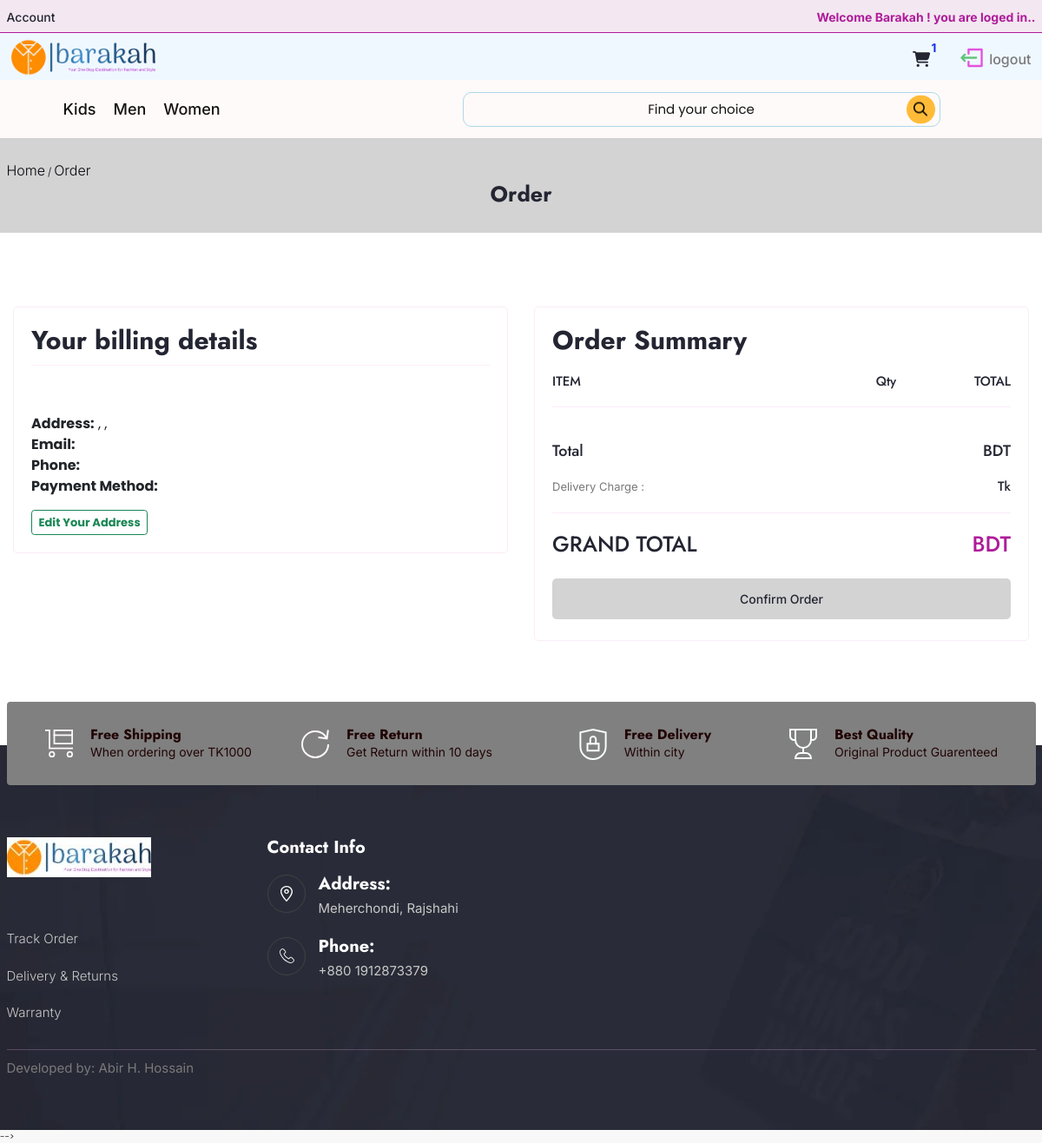
Page /incart/checkout/neworder (signed in) on the committed database.
### Accounts/models.py (models this page shows, shortened)
class User(AbstractBaseUser):
    SHOPE    = 1
    CUSTOMER= 2
    ROLE_CHOICE =(
        (SHOPE,'Shope'),
        (CUSTOMER,'Customer'),
    )
    first_name = models.CharField(max_length=100)
    last_name = models.CharField(max_length=100)
    username = models.CharField(max_length=100,unique=True)
    email   = models.EmailField(max_length=100,unique=True)
    phone_no = models.CharField(max_length=13,null=True,blank=True)
    role    = models.PositiveSmallIntegerField(choices=ROLE_CHOICE,blank=True,null=True)
    checkbox = models.BooleanField(default=False)
    date_created = models.DateTimeField(auto_now_add=True)
    date_login = models.DateTimeField(auto_now_add=True)
    date_updated = models.DateTimeField(auto_now_add=True)
    is_active = models.BooleanField(default=False)
    is_admin = models.BooleanField(default=False)
    is_staff = models.BooleanField(default=False)
    is_superuser = models.BooleanField(default=False)
    USERNAME_FIELD = "email"
    REQUIRED_FIELDS = ['username','first_name','last_name']
    objects = UserManager()

### Category/models.py (models this page shows, shortened)
class CATEGORY(models.Model):
    title       = models.CharField(max_length=50)
    slug        = models.CharField(max_length=50)
    description = models.TextField(max_length=250,null=True,blank=True)
    cat_image   = models.ImageField(upload_to='categories',blank=True)
    is_active   =  models.BooleanField(default=True)
    class Meta():
        verbose_name_plural = "CATEGORYIES"
    def get_category_url(self):
        return reverse('cat_item',args=[self.slug])

### Orders/views.py (the view, shortened to what this page needs)
# urls.py: path('incart/checkout/neworder',views.newOrders,name='neworder'),
def newOrders(request,total=0,delivery_charge=0,Grand_Total=0):
    myCart = CART.objects.filter(user=request.user)
    cart_count = myCart.count()
    if cart_count == 0:
        return redirect('index')
    for i in myCart:
        total += (i.qty * i.product.product_price)
    delivery_charge = 100
    Grand_Total = total+delivery_charge
    return render(request,'Orders/neworders.html',)

### Cart/context_processors.py (called while the page is built)
def get_cart_items(request):
    items_in_cart = 0
    if request.user.is_authenticated:
        try:
            cart_items = CART.objects.filter(user=request.user)
            if cart_items:
                for cart_item in cart_items:
                    items_in_cart += cart_item.qty
            else:
                items_in_cart=0
        except:
            items_in_cart=0
    return dict(items_in_cart=items_in_cart)

### Category/context_processors.py (called while the page is built)
def categoryLink(request):
    Catglinks = CATEGORY.objects.all()
    sublinks  = SUBCATEGORY.objects.filter(category__in=Catglinks)
    return dict(catglinks=Catglinks,
        sublinks=sublinks,)

### templates/Orders/neworders.html (shortened to what this page needs)
{% extends 'common/base.html' %}
{% load static %}
{% load mathfilters %}
{% block content %}
    <section class="blog about-blog">
        <div class="container">
            <div class="blog-bradcrum">
                <span><a href="index.html">Home</a></span>
                <span class="devider">/</span>
                <span><a href="#">Order</a></span>
            </div>
            <div class="blog-heading about-heading">
                <h1 class="heading">Order</h1>
            </div>
        </div>
    </section>
    <section class="checkout product footer-padding">
        <div class="container">
            <div class="checkout-section">
                <div class="row gy-5">
                    <div class="col-lg-6">
                        <div class="checkout-wrapper">
                            {% if user.is_authenticated %}
                            <div class="account-section billing-section">
                                <h5 class="wrapper-heading">Your billing details</h5><hr>
                                <div class="review-form">
                                    <div style="font-size: large;"><b>{{ order.name }}</b></div><br>
                                    <div style="font-size: medium;"><strong>Address:</strong> {{order.address}}, {{ order.district }}, {{ order.country }}</div>
                                    <div style="font-size: medium;"><strong>Email:</strong> {{ order.email }}</div>
                                    <div style="font-size: medium;"><strong>Phone: </strong>{{ order.phone_no }}</div>
                                    <div style="font-size: medium;"><strong>Payment Method:</strong> {{order.paymentMethod}}</div>
                                    <br>
                                    <div><a href="{% url 'mycheckout' %}" class="btn btn-outline-success" style="font-size: small;"><strong>Edit Your Address</strong></a></div>
                                </div>
                            </div>
                            {% endif %}
                        </div>
                    </div>
                    <div class="col-lg-6">
                        <div class="checkout-wrapper">
                            <div class="account-section billing-section">
                                <h5 class="wrapper-heading">Order Summary</h5>
                                <div class="order-summery">
                                    <div class="subtotal product-total">
                                        <h5 class="wrapper-heading">ITEM</h5>
                                        <h5 class="wrapper-heading" style="position: relative;left: 125px;">Qty</h5>
                                        <h5 class="wrapper-heading">TOTAL</h5>
                                    </div>
                                    <hr>
                                    <div class="subtotal product-total">
                                        <h5 class="wrapper-heading" style="font-size: large;">Total</h5>
                                        <h5 class="wrapper-heading" style="font-size: large;">BDT {{total}}</h5>
                                    </div>
                                    <div class="subtotal product-total">
                                        <ul class="product-list">
                                            <li>
                                                <div class="product-info">
                                                    <p class="paragraph">Delivery Charge :</p>
                                                </div>
                                                <div class="price">
                                                    <h5 class="wrapper-heading">Tk {{delivery_charge}}</h5>
                                                </div>
                                            </li>
                                        </ul>
                                    </div>
                                    <hr>
                                    <div class="subtotal total">
                                        <h5 class="wrapper-heading">GRAND TOTAL</h5>
                                        <h5 class="wrapper-heading price">BDT {{Grand_Total}}</h5>
                                    </div>
                                    <a href="{% url 'orderconfirm' orderno=order.orderNo %}" class="shop-btn" style="margin-top: 5px;">Confirm Order</a>
                                </div>
                            </div>
                        </div>
                    </div>
                </div>
            </div>
        </div>
    </section>
{% endblock content %}

### templates/common/navbar.html (shortened to what this page needs)
{% load static %}
<header id="header" class="header">
    <div class="header-top-section">
        <div class="container">
            <div class="header-top">
              <div class="header-profile">
                  <a href="#"><span>Account</span></a>
              </div>
                <div class="header-contact">
                {% if user.is_authenticated %}
                  <a href="#">
                      <span class="contact-number">Welcome {{user.first_name}} ! you are loged in..</span>
                  </a>
                  {% endif %}
                </div>
            </div>
        </div>
    </div>
    <div class="header-center-section d-none d-lg-block" style="background-color:aliceblue;">
        <div class="container">
            <div class="header-center">
                <div class="logo">
                  <a href="{% url 'index' %}">
                      <img src="{% static 'assets/images/logos/barakah-one.webp' %}" alt="logo">
                  </a>
                </div>
                <div class="header-cart-items">
                    <div class="header-cart">
                        {% if user.is_authenticated %}
                        <a href="{% url 'incart' %}" class="cart-item">
                            <i class="fa-solid fa-cart-shopping"></i>
                            <span class="badge badge-warning" id="cartCounter" style="border-radius: 50px; position: relative;bottom: 10px;left: -10px;color: rgb(15, 47, 232);">{{items_in_cart}}</span>
                        </a>
                        {% endif %}
                    </div>
                    {% if user.is_authenticated %}
                    <div class="header-compaire">
                        <a href="{% url 'logout' %}" class="cart-item">
                            <span>
                            </span>
                            <span class="cart-text ">
                                logout
                            </span>
                        </a>
                    </div>
                    {% endif %}
                </div>
            </div>
        </div>
    </div>
    <div class="header-bottom d-lg-block d-none">
        <div class="container">
            <div class="header-nav">
                <div class="header-nav-menu navbar navbar-inverse">
                    <ul class="menu-list">
                        {% for category in catglinks %}
                        <li>
                            <a href="{{category.get_category_url}}">
                                <span class="list-text">{{category.title}}</span>
                            </a>
                        </li>
                        {% endfor %}
                    </ul>
                </div>
                <div class="search-box d-flex position-absolute top-50 end-0 translate-middle-y">
                    <form action="{% url 'search' %}" method="GET" class="search-bar">
                        <input class="input position-absolute top-50 start-50 translate-middle text-center fs-4 text" placeholder="Find your choice" type="text" name="keyword">
                        <button class="btn btn-outline position-absolute top-50 end-0 translate-middle-y align-items-center" type="submit"><img src="{% static 'assets/images/search/search.png' %}" width="25"></button>
                    </form>
                </div>
            </div>
        </div>
    </div>
</header>

### rows in the picture
User: first_name "Barakah"
CATEGORY: title "Kids"
CATEGORY: title "Men"
CATEGORY: title "Women"

### other values in the picture
{{ items_in_cart }} "1"
